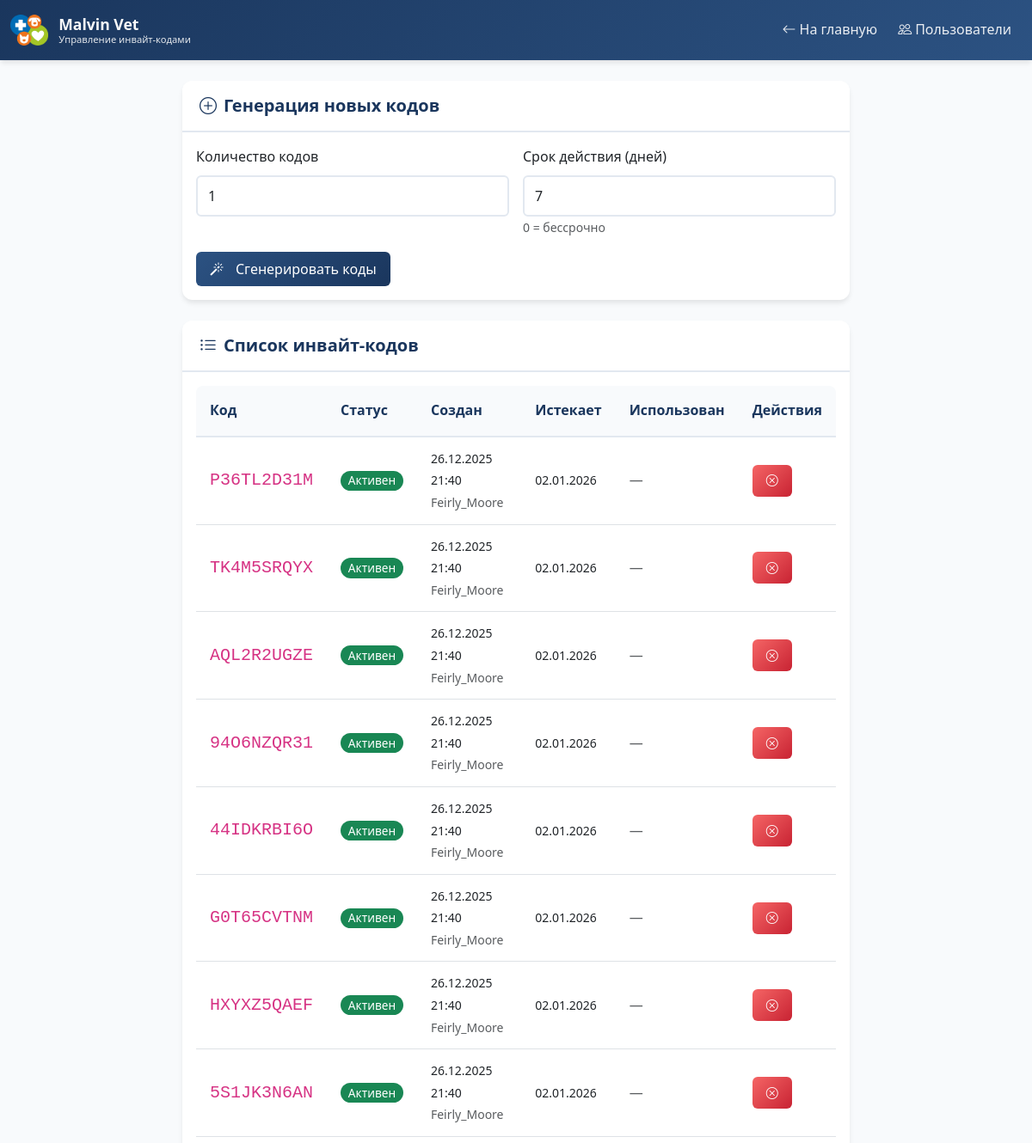
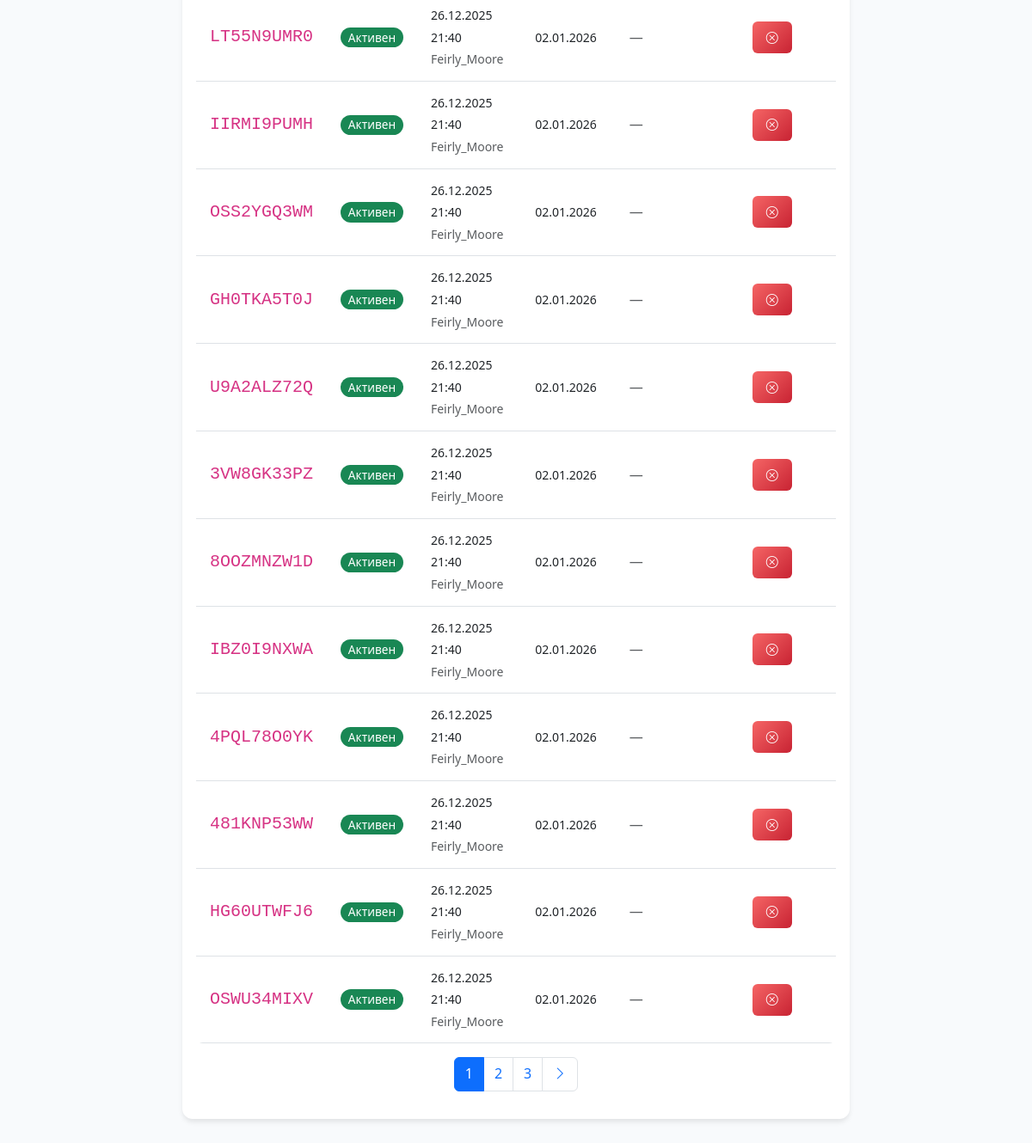
Screenshot of /admin/invite_codes (signed in) with the database file from the repository (2 pictures, top to bottom).
### app.py (models this page shows)
class InviteCode(db.Model):
    __tablename__ = 'invite_code'
    id = db.Column(db.Integer, primary_key=True)
    code = db.Column(db.String(20), nullable=False, unique=True)
    created_by = db.Column(db.Integer, db.ForeignKey('user.id'))
    created_at = db.Column(db.DateTime, default=datetime.utcnow)
    expires_at = db.Column(db.DateTime)
    is_used = db.Column(db.Boolean, default=False)
    used_by = db.Column(db.Integer, db.ForeignKey('user.id'), nullable=True)
    used_at = db.Column(db.DateTime)
    created_by_user = db.relationship('User', foreign_keys=[created_by])
    used_by_user = db.relationship('User', foreign_keys=[used_by])

class User(db.Model):
    __tablename__ = 'user'
    id = db.Column(db.Integer, primary_key=True)
    username = db.Column(db.String(50), nullable=False, unique=True)
    password_hash = db.Column(db.String(200), nullable=False)
    role = db.Column(db.String(20), default='user')  # super_admin, admin, doctor, user
    created_at = db.Column(db.DateTime, default=datetime.utcnow)
    last_login = db.Column(db.DateTime)
    is_active = db.Column(db.Boolean, default=True)

### app.py (the view)
@app.route('/admin/invite_codes')
@admin_required
def admin_invite_codes():
    page = request.args.get('page', 1, type=int)
    per_page = 20
    invite_codes = InviteCode.query.order_by(InviteCode.created_at.desc()).paginate(
        page=page, per_page=per_page, error_out=False
    )
    return render_template('admin_invite_codes.html',
                         invite_codes=invite_codes,
                         now=datetime.utcnow())

### app.py (called while the page is built)
def admin_required(f):
    @wraps(f)
    def decorated_function(*args, **kwargs):
        if not session.get('logged_in'):
            flash('Пожалуйста, войдите в систему', 'warning')
            return redirect(url_for('login'))
        user = User.query.filter_by(username=session.get('username')).first()
        if not user or user.role not in ['admin', 'super_admin']:
            flash('Доступ запрещен. Требуются права администратора', 'danger')
            return redirect(url_for('index'))
        return f(*args, **kwargs)
    return decorated_function

### templates/admin_invite_codes.html (shortened to what this page needs)
<!DOCTYPE html>
<html lang="ru" data-bs-theme="light">
<head>
    <link href="https://cdn.jsdelivr.net/npm/bootstrap@5.3.0/dist/css/bootstrap.min.css" rel="stylesheet">
    <link rel="stylesheet" href="https://cdn.jsdelivr.net/npm/bootstrap-icons@1.11.0/font/bootstrap-icons.css">
    <link rel="stylesheet" href="{{ url_for('static', filename='css/style.css') }}">
</head>
<body>
    <nav class="navbar navbar-expand-lg navbar-dark">
        <div class="container-fluid">
            <a class="navbar-brand navbar-brand-logo" href="{{ url_for('index') }}">
                <img src="{{ url_for('static', filename='logo.png') }}" alt="Malvin Vet Logo" onerror="this.style.display='none'">
                <div class="navbar-brand-text">
                    <span class="brand-name text-light">Malvin Vet</span>
                    <span class="brand-subtitle text-light">Управление инвайт-кодами</span>
                </div>
            </a>
            <div class="navbar-nav ms-auto">
                <a class="nav-link" href="{{ url_for('index') }}">
                    <i class="bi bi-arrow-left me-1"></i>На главную
                </a>
                <a class="nav-link" href="{{ url_for('admin_users') }}">
                    <i class="bi bi-people me-1"></i>Пользователи
                </a>
            </div>
        </div>
    </nav>
    <div class="container-fluid py-4">
        <div class="row">
            <div class="col-lg-8 mx-auto">
                <div class="card mb-4">
                    <div class="card-header">
                        <h5 class="mb-0">
                            <i class="bi bi-plus-circle me-2"></i>Генерация новых кодов
                        </h5>
                    </div>
                    <div class="card-body">
                        <form method="POST" action="{{ url_for('generate_invite') }}">
                            <div class="row g-3">
                                <div class="col-md-6">
                                    <label class="form-label">Количество кодов</label>
                                    <input type="number" class="form-control" name="quantity"
                                           value="1" min="1" max="50" required>
                                </div>
                                <div class="col-md-6">
                                    <label class="form-label">Срок действия (дней)</label>
                                    <input type="number" class="form-control" name="days_valid"
                                           value="7" min="1" max="365">
                                    <small class="text-muted">0 = бессрочно</small>
                                </div>
                                <div class="col-12">
                                    <button type="submit" class="btn btn-primary">
                                        <i class="bi bi-magic me-2"></i>Сгенерировать коды
                                    </button>
                                </div>
                            </div>
                        </form>
                    </div>
                </div>
                <div class="card">
                    <div class="card-header">
                        <h5 class="mb-0">
                            <i class="bi bi-list-ul me-2"></i>Список инвайт-кодов
                        </h5>
                    </div>
                    <div class="card-body">
                        {% if invite_codes.items %}
                        <div class="table-responsive">
                            <table class="table table-hover">
                                <thead>
                                    <tr>
                                        <th>Код</th>
                                        <th>Статус</th>
                                        <th>Создан</th>
                                        <th>Истекает</th>
                                        <th>Использован</th>
                                        <th>Действия</th>
                                    </tr>
                                </thead>
                                <tbody>
                                    {% for code in invite_codes.items %}
                                    <tr>
                                        <td>
                                            <code class="fs-5">{{ code.code }}</code>
                                        </td>
                                        <td>
                                            {% if code.is_used %}
                                            <span class="badge bg-secondary">Использован</span>
                                            {% elif code.expires_at and code.expires_at < now %}
                                            <span class="badge bg-danger">Просрочен</span>
                                            {% else %}
                                            <span class="badge bg-success">Активен</span>
                                            {% endif %}
                                        </td>
                                        <td>
                                            <small>{{ code.created_at.strftime('%d.%m.%Y %H:%M') }}</small><br>
                                            <small class="text-muted">{% if code.created_by_user %}{{ code.created_by_user.username }}{% endif %}</small>
                                        </td>
                                        <td>
                                            {% if code.expires_at %}
                                            <small>{{ code.expires_at.strftime('%d.%m.%Y') }}</small>
                                            {% else %}
                                            <span class="text-muted">Бессрочно</span>
                                            {% endif %}
                                        </td>
                                        <td>
                                            {% if code.is_used %}
                                            <small>{{ code.used_at.strftime('%d.%m.%Y %H:%M') }}</small><br>
                                            <small class="text-muted">{% if code.used_by_user %}{{ code.used_by_user.username }}{% endif %}</small>
                                            {% else %}
                                            <span class="text-muted">—</span>
                                            {% endif %}
                                        </td>
                                        <td>
                                            {% if not code.is_used %}
                                            <form method="POST" action="{{ url_for('revoke_invite', code_id=code.id) }}"
                                                  class="d-inline" onsubmit="return confirm('Отозвать этот инвайт-код?')">
                                                <button type="submit" class="btn btn-sm btn-danger">
                                                    <i class="bi bi-x-circle"></i>
                                                </button>
                                            </form>
                                            {% endif %}
                                        </td>
                                    </tr>
                                    {% endfor %}
                                </tbody>
                            </table>
                        </div>
                        {% if invite_codes.pages > 1 %}
                        <nav aria-label="Навигация по страницам">
                            <ul class="pagination justify-content-center">
                                {% for page_num in invite_codes.iter_pages(left_edge=1, right_edge=1, left_current=2, right_current=2) %}
                                    {% if page_num %}
                                        <li class="page-item {% if page_num == invite_codes.page %}active{% endif %}">
                                            <a class="page-link" href="{{ url_for('admin_invite_codes', page=page_num) }}">{{ page_num }}</a>
                                        </li>
                                    {% else %}
                                        <li class="page-item disabled"><span class="page-link">...</span></li>
                                    {% endif %}
                                {% endfor %}
                                {% if invite_codes.has_next %}
                                <li class="page-item">
                                    <a class="page-link" href="{{ url_for('admin_invite_codes', page=invite_codes.next_num) }}">
                                        <i class="bi bi-chevron-right"></i>
                                    </a>
                                </li>
                                {% endif %}
                            </ul>
                        </nav>
                        {% endif %}
                        {% else %}
                        <div class="text-center py-4 text-muted">
                            <i class="bi bi-ticket display-4 mb-3"></i>
                            <p>Нет созданных инвайт-кодов</p>
                        </div>
                        {% endif %}
                    </div>
                </div>
            </div>
        </div>
    </div>
</body>
</html>

### static/css/style.css (style rules this page uses)
:root { --malvin-blue: #1a365d; --malvin-light-blue: #2c5282; --malvin-accent: #38b2ac; --malvin-accent-2 : #ff7f00; --malvin-success: #48bb78; --malvin-warning: #ed8936; --malvin-danger: #f56565; --malvin-green: #38a169; --malvin-light: #f8fafc; --malvin-card-bg: #fff; --malvin-hover: #f7fafc; --malvin-border: #e2e8f0; --malvin-text: #2d3748; --blood-color: #dc3545; --urine-color: #ffc107; --feces-color: #8B4513; --vet-union-color: #0d6efd; --dermatology-color: #99ff99; --manual-color: #8b00ff; --archive-color: #6c757d; --cytology-color: #17a2b8; --histology-color: #28a745; --shadow-sm: 0 1px 2px rgba(0, 0, 0, 0.05); --shadow: 0 4px 6px -1px rgba(0, 0, 0, 0.1); --shadow-md: 0 6px 15px rgba(0, 0, 0, 0.1); --shadow-lg: 0 10px 25px rgba(0, 0, 0, 0.1); --radius-sm: 0.375rem; --radius: 0.5rem; --radius-md: 0.75rem; --radius-lg: 1rem; --radius-xl: 1.25rem; --transition-fast: 150ms ease; --transition: 250ms ease; --transition-slow: 350ms ease; }
*, *::before, *::after { box-sizing: border-box; margin: 0; padding: 0; }
body { font-family: 'Segoe UI', system-ui, -apple-system, sans-serif; color: var(--malvin-text); background-color: var(--malvin-light); line-height: 1.6; min-height: 100vh; display: flex; flex-direction: column; }
h1, h2, h3, h4, h5, h6 { font-weight: 600; line-height: 1.3; margin-bottom: 0.5rem; }
.navbar { background: linear-gradient(135deg, var(--malvin-blue) 0%, var(--malvin-light-blue) 100%); box-shadow: var(--shadow); padding: 0.75rem 0; }
.navbar-brand-logo { display: flex; align-items: center; gap: 0.75rem; text-decoration: none; }
.navbar-brand-logo img { height: 36px; width: auto; object-fit: contain; }
.navbar-brand-text { display: flex; flex-direction: column; }
.brand-name { font-weight: 700; font-size: 1.1rem; line-height: 1.2; color: white; }
.brand-subtitle { font-size: 0.7rem; opacity: 0.9; line-height: 1.2; color: white; }
.nav-link { color: rgba(255, 255, 255, 0.9) !important; font-weight: 500; padding: 0.5rem 0.75rem !important; transition: all var(--transition-fast); border-radius: var(--radius-sm); }
.card { border: none; border-radius: var(--radius-md); box-shadow: var(--shadow); transition: transform var(--transition); background-color: var(--malvin-card-bg); margin-bottom: 1.25rem; }
.card-header { background-color: white; border-bottom: 2px solid var(--malvin-border); font-weight: 600; color: var(--malvin-blue); padding: 1rem 1.25rem; border-radius: var(--radius-md) var(--radius-md) 0 0 !important; }
.btn { border-radius: var(--radius-sm); padding: 0.5rem 1rem; font-weight: 500; transition: all var(--transition); border: none; display: inline-flex; align-items: center; justify-content: center; gap: 0.375rem; }
.btn-primary { background: linear-gradient(135deg, var(--malvin-light-blue) 0%, var(--malvin-blue) 100%); border: none; color: white; }
.btn-danger { background: linear-gradient(135deg, var(--malvin-danger) 0%, #c82333 100%); color: white; }
.table { background-color: white; border-radius: var(--radius); overflow: hidden; width: 100%; }
.table th { background-color: var(--malvin-light); border-bottom: 2px solid var(--malvin-border); font-weight: 600; color: var(--malvin-blue); padding: 1rem; }
.table td { padding: 0.75rem 1rem; vertical-align: middle; }
.badge { padding: 0.35em 0.65em; font-weight: 500; border-radius: 20px; font-size: 0.85rem; display: inline-flex; align-items: center; gap: 0.25rem; }
.form-control, .form-select { border: 2px solid var(--malvin-border); border-radius: var(--radius-sm); padding: 0.625rem 0.75rem; transition: all var(--transition); }

### rows the page displays
InviteCode: code "P36TL2D31M", is_used "Активен", created_at "26.12.2025 21:40", created_by_user.username "Feirly_Moore", expires_at "02.01.2026"
InviteCode: code "TK4M5SRQYX", is_used "Активен", created_at "26.12.2025 21:40", created_by_user.username "Feirly_Moore", expires_at "02.01.2026"
InviteCode: code "AQL2R2UGZE", is_used "Активен", created_at "26.12.2025 21:40", created_by_user.username "Feirly_Moore", expires_at "02.01.2026"
InviteCode: code "94O6NZQR31", is_used "Активен", created_at "26.12.2025 21:40", created_by_user.username "Feirly_Moore", expires_at "02.01.2026"
InviteCode: code "44IDKRBI6O", is_used "Активен", created_at "26.12.2025 21:40", created_by_user.username "Feirly_Moore", expires_at "02.01.2026"
InviteCode: code "G0T65CVTNM", is_used "Активен", created_at "26.12.2025 21:40", created_by_user.username "Feirly_Moore", expires_at "02.01.2026"
InviteCode: code "HXYXZ5QAEF", is_used "Активен", created_at "26.12.2025 21:40", created_by_user.username "Feirly_Moore", expires_at "02.01.2026"
InviteCode: code "5S1JK3N6AN", is_used "Активен", created_at "26.12.2025 21:40", created_by_user.username "Feirly_Moore", expires_at "02.01.2026"
InviteCode: code "LT55N9UMR0", is_used "Активен", created_at "26.12.2025 21:40", created_by_user.username "Feirly_Moore", expires_at "02.01.2026"
InviteCode: code "IIRMI9PUMH", is_used "Активен", created_at "26.12.2025 21:40", created_by_user.username "Feirly_Moore", expires_at "02.01.2026"
InviteCode: code "OSS2YGQ3WM", is_used "Активен", created_at "26.12.2025 21:40", created_by_user.username "Feirly_Moore", expires_at "02.01.2026"
InviteCode: code "GH0TKA5T0J", is_used "Активен", created_at "26.12.2025 21:40", created_by_user.username "Feirly_Moore", expires_at "02.01.2026"
InviteCode: code "U9A2ALZ72Q", is_used "Активен", created_at "26.12.2025 21:40", created_by_user.username "Feirly_Moore", expires_at "02.01.2026"
InviteCode: code "3VW8GK33PZ", is_used "Активен", created_at "26.12.2025 21:40", created_by_user.username "Feirly_Moore", expires_at "02.01.2026"
InviteCode: code "8OOZMNZW1D", is_used "Активен", created_at "26.12.2025 21:40", created_by_user.username "Feirly_Moore", expires_at "02.01.2026"
InviteCode: code "IBZ0I9NXWA", is_used "Активен", created_at "26.12.2025 21:40", created_by_user.username "Feirly_Moore", expires_at "02.01.2026"
InviteCode: code "4PQL78O0YK", is_used "Активен", created_at "26.12.2025 21:40", created_by_user.username "Feirly_Moore", expires_at "02.01.2026"
InviteCode: code "481KNP53WW", is_used "Активен", created_at "26.12.2025 21:40", created_by_user.username "Feirly_Moore", expires_at "02.01.2026"
InviteCode: code "HG60UTWFJ6", is_used "Активен", created_at "26.12.2025 21:40", created_by_user.username "Feirly_Moore", expires_at "02.01.2026"
InviteCode: code "OSWU34MIXV", is_used "Активен", created_at "26.12.2025 21:40", created_by_user.username "Feirly_Moore", expires_at "02.01.2026"

### other values shown
{{ page_num }} "1" "2" "3"
